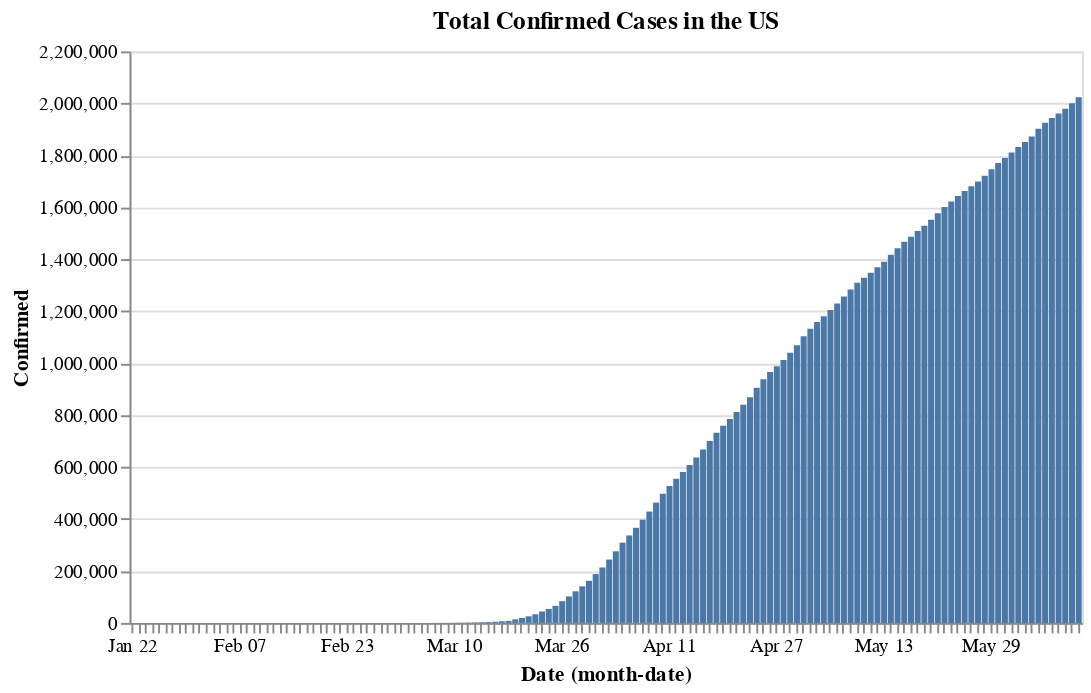

The cell this chart's notebook holds for it:
### Markdown cell above
[Altair](https://altair-viz.github.io/index.html) is a declarative statistical visualization library for Python based on the Vega and Vega-Lite interactive visualization grammars. The key idea with Altair is that we can create beautiful and effective visualization with minimal code so we can spend more time understanding our data and its meaning. Altair uses a *declarative* API which is different many of the other libraries discussed. Declarative means that we focus on "what we want it to do" rather than "how to do something".

I worked with this grammar for my information visualization research and I found it to be very simple yet powerful. Altair's library is built on linking data columns (our data) and visual encoding channels (axis, color, size, etc).

### Code cell
import altair as alt

full_grouped = pd.read_csv('COVID-19-time-series-clean-complete.csv', parse_dates=['Date'], index_col=0)
usa = full_grouped[full_grouped['Country/Region'] == 'US']

# Simple Bar chart of US confirmed cases
usa_bar = alt.Chart(usa).mark_bar().encode(
    x='monthdate(Date):O',
).properties(
    width=500
)

usa_bar.encode(y='Confirmed').properties(title='Total Confirmed Cases in the US')

### Figure 1 — Vega-Lite specification as saved in the notebook (floating-point values rounded to 4 significant figures; data arrays with more than 128 entries replaced by an {"elided": "..."} marker saying what was removed)
{"config": {"view": {"continuousWidth": 400, "continuousHeight": 300}}, "data": {"name": "data-b07895902bf5a98d0751af5c376aba19"}, "mark": "bar", "encoding": {"x": {"type": "ordinal", "field": "Date", "timeUnit": "monthdate"}, "y": {"type": "quantitative", "field": "Confirmed"}}, "title": "Total Confirmed Cases in the US", "width": 500, "$schema": "https://vega.github.io/schema/vega-lite/v4.8.1.json", "datasets": {"data-b07895902bf5a98d0751af5c376aba19": {"elided": "142 records"}}}
